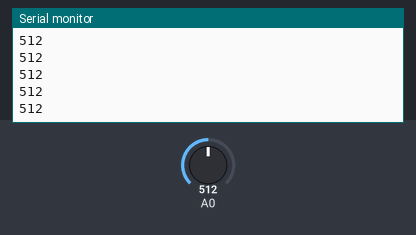
The sketch below on a simulated Arduino Uno, built with avr-gcc and run on an emulated ATmega328P. Parts: the last lines printed to the serial monitor. The test bench sets the inputs (shaded band); at power-on: A0 = 512.

Above: at 1.2 s.
1.3 s: A0 set to 560
At 2.2 s:
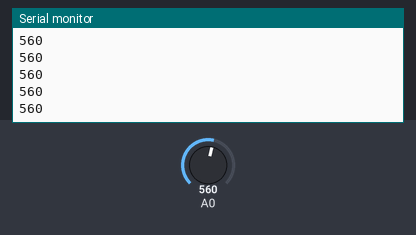
2.8 s: A0 set to 540
At 3.6 s:
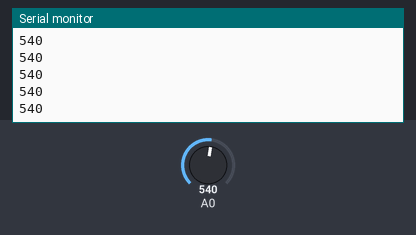
Timing chart, 0 to 5.8 s (numbered marks = the images above; inputs shaded):
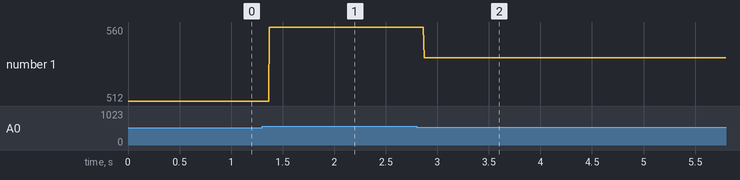

The sketch:

LDR.ino
```cpp
int sensorvalue=0;
void setup() {
  Serial.begin(9600);
}

void loop() {
  sensorvalue=analogRead(A0);
  Serial.println(sensorvalue);
  if(sensorvalue<550)
  digitalWrite(8,HIGH);
  else
  digitalWrite(8,LOW);
  }
```

Measured:
- after the input at 1.3 s, the serial monitor: prints a new line after 0.07 s (image 1)
- after the input at 2.8 s, the serial monitor: prints a new line after 0.07 s (image 2)
- plotted number 1: 512 → 560 after the input at 1.3 s, 560 → 540 after the input at 2.8 s
